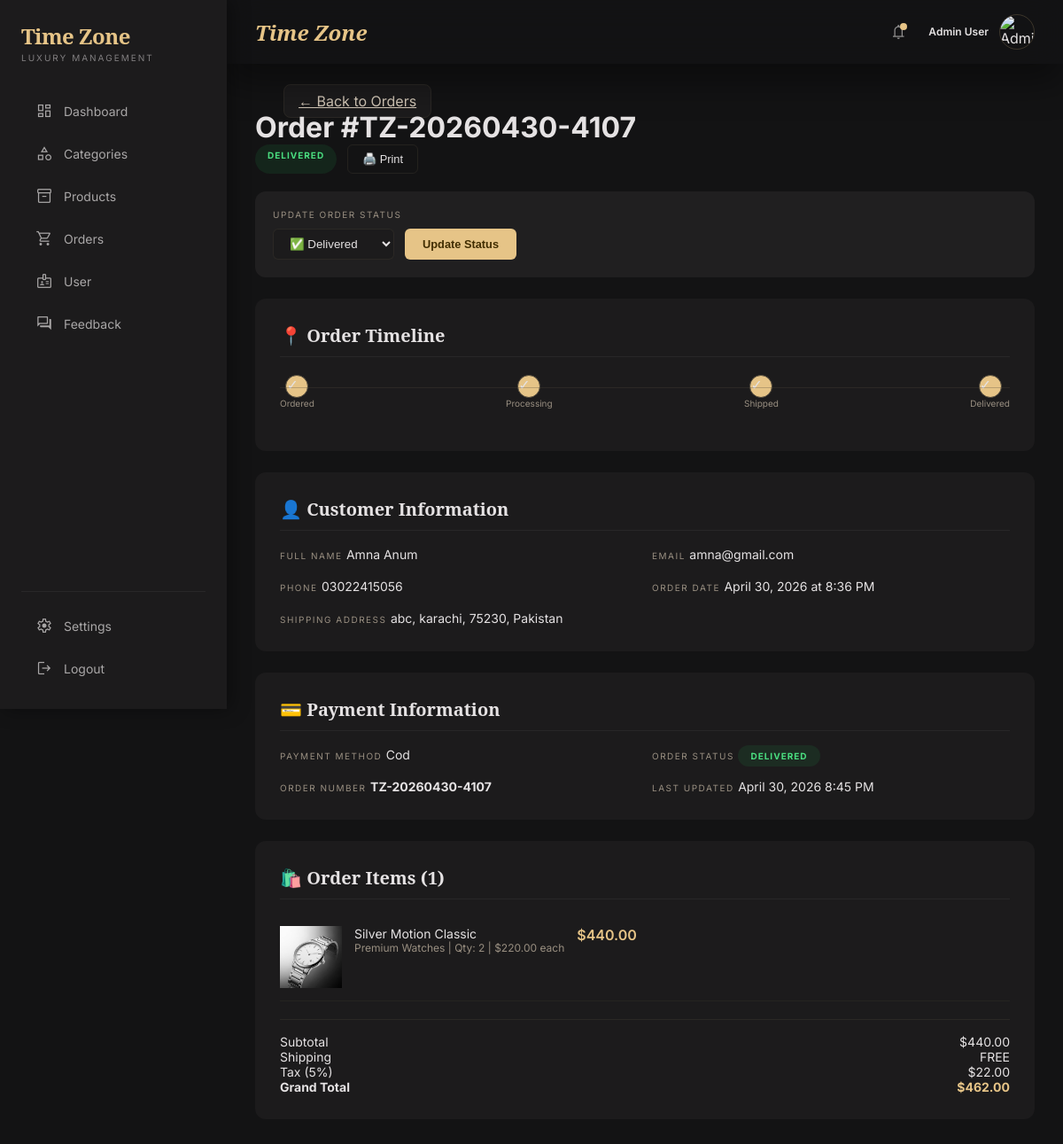
Screenshot of /admin panel/pages/order_detail.php?id=2 (signed in) with the database file from the repository.
### tables this page shows
CREATE TABLE `orders` (
  `order_id` int(11) NOT NULL,
  `order_number` varchar(50) NOT NULL,
  `customer_name` varchar(100) NOT NULL,
  `customer_email` varchar(100) NOT NULL,
  `customer_phone` varchar(20) NOT NULL,
  `shipping_address` text NOT NULL,
  `payment_method` varchar(50) NOT NULL,
  `subtotal` decimal(10,2) NOT NULL,
  `tax` decimal(10,2) NOT NULL DEFAULT 0.00,
  `shipping` decimal(10,2) NOT NULL DEFAULT 0.00,
  `total` decimal(10,2) NOT NULL,
  `notes` text DEFAULT NULL,
  `status` enum('pending','processing','shipped','delivered','cancelled') DEFAULT 'pending',
  `created_at` timestamp NOT NULL DEFAULT current_timestamp(),
  `updated_at` timestamp NOT NULL DEFAULT current_timestamp() ON UPDATE current_timestamp()
);

CREATE TABLE `order_items` (
  `item_id` int(11) NOT NULL,
  `order_id` int(11) NOT NULL,
  `product_id` int(11) NOT NULL,
  `quantity` int(11) NOT NULL,
  `price` decimal(10,2) NOT NULL,
  `total` decimal(10,2) NOT NULL
);

CREATE TABLE `products` (
  `p_id` int(11) NOT NULL,
  `p_name` varchar(255) DEFAULT NULL,
  `p_desc` text DEFAULT NULL,
  `p_price` decimal(7,2) DEFAULT NULL,
  `p_stock` int(11) DEFAULT NULL,
  `p_image` varchar(255) DEFAULT NULL,
  `p_cid` int(11) DEFAULT NULL,
  `p_status` varchar(50) DEFAULT NULL
);

CREATE TABLE `category` (
  `c_id` int(11) NOT NULL,
  `c_name` varchar(255) NOT NULL,
  `c_description` text DEFAULT NULL,
  `c_image` varchar(255) DEFAULT NULL,
  `c_status` varchar(10) DEFAULT NULL
);

### admin panel/pages/order_detail.php (the view, shortened to what this page needs)
<?php
include '../common/header.php';
include('../config/conn.php');
$order_id = isset($_GET['id']) ? intval($_GET['id']) : 0;
$order_query = "SELECT * FROM orders WHERE order_id = $order_id";
$order_result = mysqli_query($conn, $order_query);
$order = mysqli_fetch_assoc($order_result);
$items_query = "SELECT oi.*, p.p_name, p.p_image, p.p_desc, cat.c_name
                FROM order_items oi
                JOIN products p ON oi.  product_id = p.p_id
                JOIN category cat ON p.p_cid = cat.c_id
                WHERE oi.order_id = $order_id";
$items_result = mysqli_query($conn, $items_query);
$order_items = [];
while ($row = mysqli_fetch_assoc($items_result)) {
    $order_items[] = $row;
}
?>
<!DOCTYPE html>
<html lang="en">
<head>
</head>
<body>
<div class="admin-layout">
  <main class="main-content-order">
    <div class="page-header-bar">
      <div>
        <a href="order.php" class="back-btn">← Back to Orders</a>
        <br>
        <h1 class="page-title">Order <span>#<?php echo $order['order_number']; ?></span></h1>
      </div>
      <div style="display: flex; gap: 12px;">
        <span class="status-badge-lg status-<?php echo $order['status']; ?>">
          <?php echo ucfirst($order['status']); ?>
        </span>
        <button onclick="window.print()" class="print-btn">🖨️ Print</button>
      </div>
    </div>
    <div class="status-update">
      <div class="status-update-title">Update Order Status</div>
      <form method="POST" class="status-form">
        <select name="status" class="status-select">
          <option value="delivered" <?php echo $order['status'] == 'delivered' ? 'selected' : ''; ?>>✅ Delivered</option>
        </select>
        <button type="submit" name="update_status" class="update-btn">Update Status</button>
      </form>
    </div>
    <div class="info-card" style="margin-top: 24px;">
      <h3 class="card-title">📍 Order Timeline</h3>
      <div class="timeline">
        <div class="timeline-step">
          <div class="step-dot <?php echo in_array($order['status'], ['pending','processing','shipped','delivered']) ? 'completed' : ''; ?>">✓</div>
          <span class="step-label">Ordered</span>
        </div>
        <div class="timeline-step">
          <div class="step-dot <?php echo in_array($order['status'], ['processing','shipped','delivered']) ? 'completed' : ($order['status'] == 'pending' ? 'active' : ''); ?>">
            <?php echo in_array($order['status'], ['processing','shipped','delivered']) ? '✓' : '2'; ?>
          </div>
          <span class="step-label">Processing</span>
        </div>
        <div class="timeline-step">
          <div class="step-dot <?php echo in_array($order['status'], ['shipped','delivered']) ? 'completed' : ($order['status'] == 'processing' ? 'active' : ''); ?>">
            <?php echo in_array($order['status'], ['shipped','delivered']) ? '✓' : '3'; ?>
          </div>
          <span class="step-label">Shipped</span>
        </div>
        <div class="timeline-step">
          <div class="step-dot <?php echo $order['status'] == 'delivered' ? 'completed' : ($order['status'] == 'shipped' ? 'active' : ''); ?>">
            <?php echo $order['status'] == 'delivered' ? '✓' : '4'; ?>
          </div>
          <span class="step-label">Delivered</span>
        </div>
      </div>
    </div>
    <div class="info-card">
      <h3 class="card-title">👤 Customer Information</h3>
      <div class="info-grid">
        <div class="info-item">
          <span class="info-label">Full Name</span>
          <span class="info-value"><?php echo $order['customer_name']; ?></span>
        </div>
        <div class="info-item">
          <span class="info-label">Email</span>
          <span class="info-value"><?php echo $order['customer_email']; ?></span>
        </div>
        <div class="info-item">
          <span class="info-label">Phone</span>
          <span class="info-value"><?php echo $order['customer_phone']; ?></span>
        </div>
        <div class="info-item">
          <span class="info-label">Order Date</span>
          <span class="info-value"><?php echo date('F j, Y \a\t g:i A', strtotime($order['created_at'])); ?></span>
        </div>
        <div class="info-item" style="grid-column: 1 / -1;">
          <span class="info-label">Shipping Address</span>
          <span class="info-value"><?php echo $order['shipping_address']; ?></span>
        </div>
      </div>
    </div>
    <div class="info-card">
      <h3 class="card-title">💳 Payment Information</h3>
      <div class="info-grid">
        <div class="info-item">
          <span class="info-label">Payment Method</span>
          <span class="info-value"><?php echo str_replace('_', ' ', ucfirst($order['payment_method'])); ?></span>
        </div>
        <div class="info-item">
          <span class="info-label">Order Status</span>
          <span class="info-value"><span class="status-badge-lg status-<?php echo $order['status']; ?>"><?php echo ucfirst($order['status']); ?></span></span>
        </div>
        <div class="info-item">
          <span class="info-label">Order Number</span>
          <span class="info-value" style="color: var(--gold); font-weight: 700;"><?php echo $order['order_number']; ?></span>
        </div>
        <div class="info-item">
          <span class="info-label">Last Updated</span>
          <span class="info-value"><?php echo date('F j, Y g:i A', strtotime($order['updated_at'])); ?></span>
        </div>
      </div>
    </div>
    <div class="info-card">
      <h3 class="card-title">🛍️ Order Items (<?php echo count($order_items); ?>)</h3>
      <?php foreach ($order_items as $item): ?>
      <div class="item-row">
        <img src="../../admin panel/assets/images/<?php echo $item['p_image']; ?>" alt="<?php echo $item['p_name']; ?>">
        <div class="item-info">
          <div class="item-name"><?php echo $item['p_name']; ?></div>
          <div class="item-meta"><?php echo $item['c_name']; ?> | Qty: <?php echo $item['quantity']; ?> | $<?php echo number_format($item['price'], 2); ?> each</div>
        </div>
        <div class="item-price">$<?php echo number_format($item['total'], 2); ?></div>
      </div>
      <?php endforeach; ?>
      <div class="totals-section">
        <div class="total-row">
          <span class="label">Subtotal</span>
          <span class="value">$<?php echo number_format($order['subtotal'], 2); ?></span>
        </div>
        <div class="total-row">
          <span class="label">Shipping</span>
          <span class="value" style="color: var(--success);">FREE</span>
        </div>
        <div class="total-row">
          <span class="label">Tax (5%)</span>
          <span class="value">$<?php echo number_format($order['tax'], 2); ?></span>
        </div>
        <div class="total-row grand">
          <span class="label">Grand Total</span>
          <span class="value">$<?php echo number_format($order['total'], 2); ?></span>
        </div>
      </div>
    </div>
  </main>
</div>
</body>
</html>

### admin panel/assets/css/style.css (style rules this page uses)
:root { --primary: #e6c487; --primary-container: #c9a96e; --on-primary: #412d00; --background: #131314; --surface: #131314; --surface-container: #201f20; --surface-container-low: #1c1b1c; --surface-container-high: #2a2a2b; --surface-container-highest: #353436; --on-surface: #e5e2e3; --on-surface-variant: #d0c5b5; --outline: #998f81; --outline-variant: #4d463a; --error: #ffb4ab; --error-container: #93000a; }
* { box-sizing: border-box; margin: 0; padding: 0; }
body { font-family: 'Inter', sans-serif; background: var(--background); color: var(--on-surface); min-height: 100vh; }
input, select, textarea { box-sizing: border-box; }

### admin panel/pages/order_detail.php (style rules this page uses)
body { background: var(--background); color: var(--on-surface); font-family: 'Inter', sans-serif; }
.admin-layout { display: flex; min-height: 100vh; }
.main-content-order { flex: 1; padding: 32px; }
.back-btn { padding: 8px 16px; margin: 32px; margin-bottom: 32px; background: var(--surface-container-low); border: 1px solid rgba(77,70,58,0.3); color: var(--on-surface-variant); border-radius: 8px; font-size: 1rem; transition: all 0.3s; }
.status-badge-lg { padding: 6px 14px; border-radius: 9999px; font-size: 10px; font-weight: 700; text-transform: uppercase; letter-spacing: 0.1em; }
.status-delivered { background: rgba(34,197,94,0.1); color: #4ade80; }
.info-card { background: var(--surface-container-low); border-radius: 12px; padding: 28px; margin-bottom: 24px; }
.card-title { font-family: 'Noto Serif', serif; font-size: 1.25rem; margin-bottom: 16px; border-bottom: 1px solid rgba(255,255,255,0.05); padding-bottom: 10px; }
.info-grid { display: grid; grid-template-columns: repeat(2,1fr); gap: 16px; }
.info-label { font-size: 10px; text-transform: uppercase; letter-spacing: 0.15em; color: var(--outline); }
.info-value { font-size: 0.875rem; }
.status-update { background: var(--surface-container); border-radius: 12px; padding: 20px; margin-top: 20px; }
.status-update-title { font-size: 10px; text-transform: uppercase; letter-spacing: 0.15em; color: var(--outline); margin-bottom: 10px; }
.status-form { display: flex; gap: 12px; flex-wrap: wrap; }
.status-select { padding: 8px 14px; background: var(--surface-container-low); border: 1px solid rgba(77,70,58,0.3); border-radius: 6px; color: var(--on-surface); }
.update-btn { padding: 10px 20px; background: var(--primary); color: var(--on-primary); border-radius: 6px; font-size: 0.8rem; font-weight: 600; cursor: pointer; border: none; }
.timeline { display: flex; justify-content: space-between; margin: 20px 0; position: relative; }
.timeline::before { content: ''; position: absolute; top: 14px; left: 0; right: 0; height: 1px; background: rgba(77,70,58,0.3); }
.timeline-step { display: flex; flex-direction: column; align-items: center; }
.step-dot { width: 26px; height: 26px; border-radius: 50%; border: 1px solid var(--outline-variant); background: var(--background); }
.step-dot.completed { background: var(--primary); }
.step-label { font-size: 10px; color: var(--outline); }
.item-row { display: flex; gap: 14px; padding: 14px 0; border-bottom: 1px solid rgba(77,70,58,0.2); }
.item-row img { width: 70px; height: 70px; object-fit: cover; }
.item-name { font-size: 0.875rem; }
.item-meta { font-size: 0.75rem; color: var(--outline); }
.item-price { font-weight: 600; color: var(--primary); }
.totals-section { margin-top: 20px; border-top: 1px solid rgba(77,70,58,0.3); padding-top: 16px; }
.total-row { display: flex; justify-content: space-between; font-size: 0.875rem; }
.total-row.grand { font-weight: 700; }
.total-row.grand .value { color: var(--primary); }
.print-btn { padding: 8px 16px; border: 1px solid rgba(77,70,58,0.3); border-radius: 6px; font-size: 0.8rem; background: none; color: var(--on-surface); }

### rows the page displays
orders: order_number "TZ-20260430-4107", status "DELIVERED", status "✅ Delivered", customer_name "Amna Anum", customer_email "amna@gmail.com", customer_phone "03022415056", created_at "April 30, 2026 at 8:36 PM", shipping_address "abc, karachi, 75230, Pakistan", payment_method "Cod", updated_at "April 30, 2026 8:45 PM", subtotal "440.00", tax "22.00", total "462.00"
order_items: product.p_image (picture), product.p_name "Silver Motion Classic", category.c_name "Premium Watches", quantity "2", price "220.00", total "440.00"

### other values shown
count($order_items) "1"
